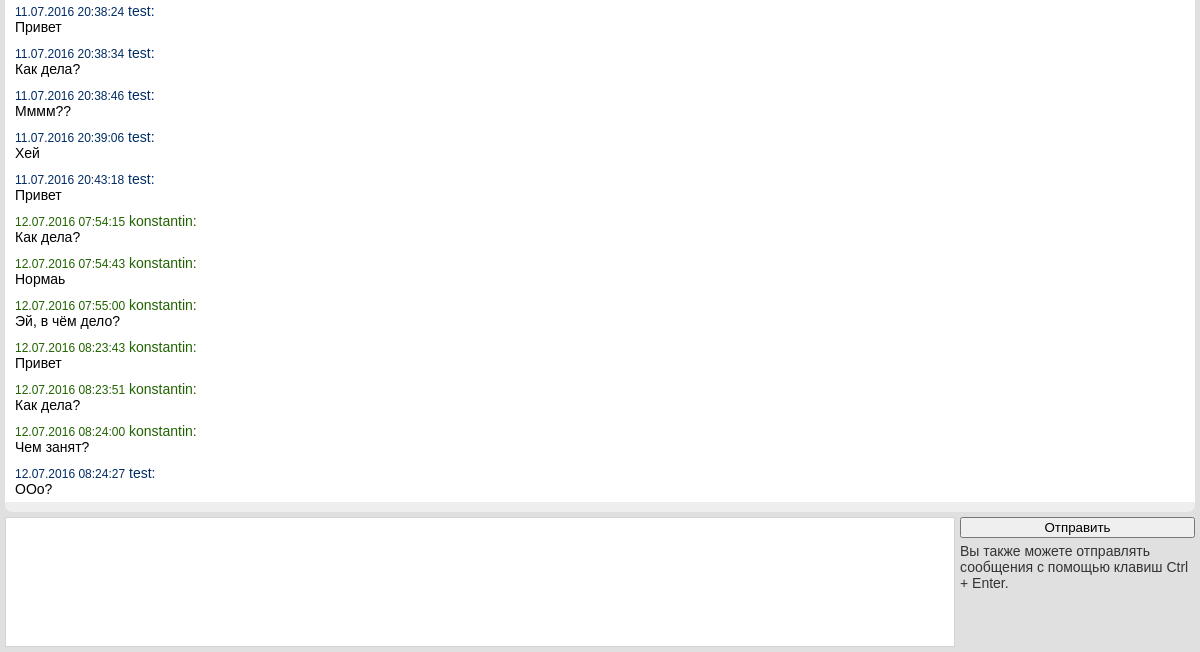
Page /dialogs/chat/4/ (signed in, lower part) on the earlier database version.
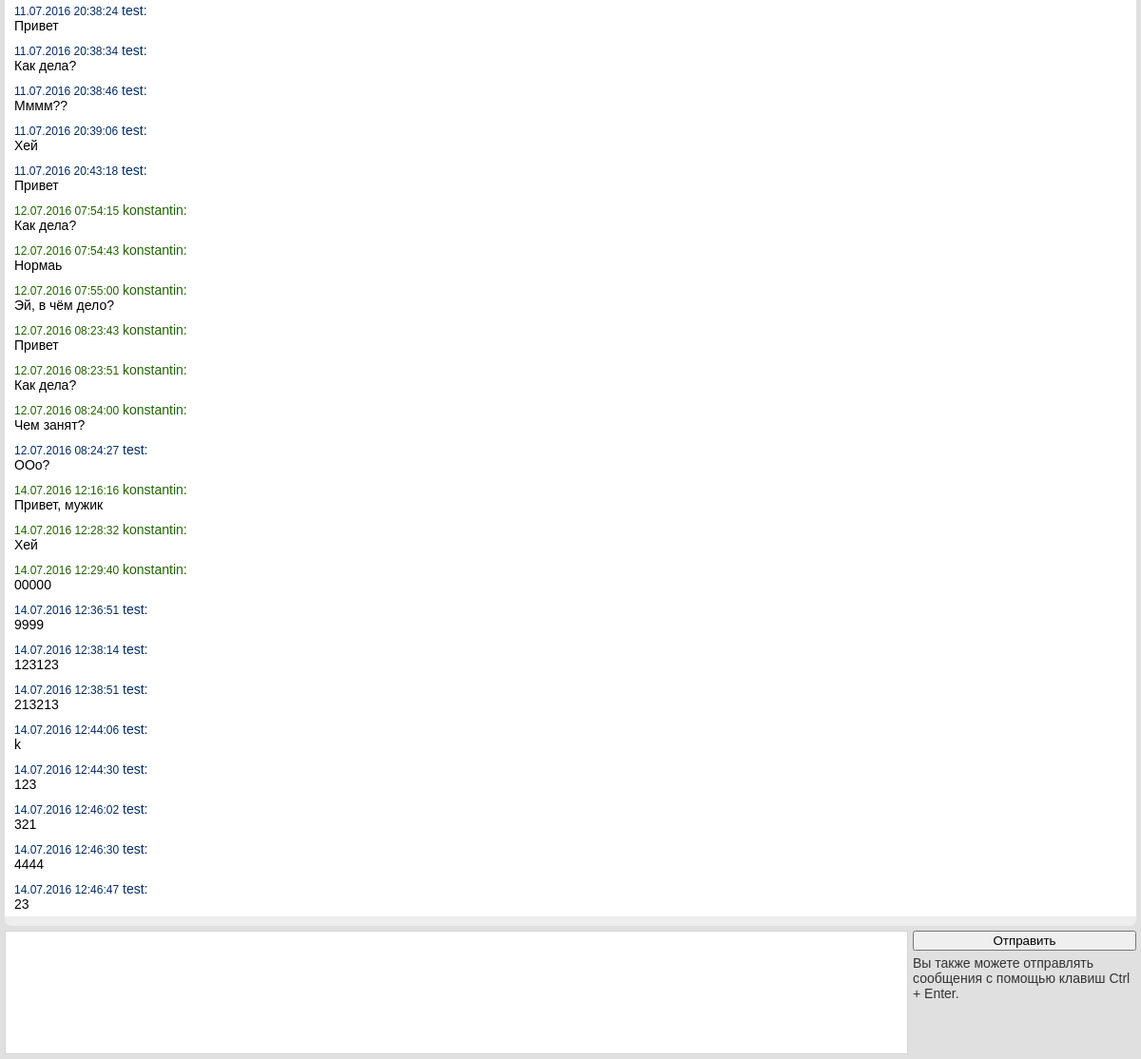
Same page on the later database version.
### dialogs/models.py (models this page shows)
class Message(models.Model):
    text = models.TextField()
    sender = models.ForeignKey(User)
    thread = models.ForeignKey(Thread)
    datetime = models.DateTimeField(auto_now_add=True, db_index=True)
    has_read = models.BooleanField(default=False)

### dialogs/views.py (the view)
# urls.py: url(r'^chat/(?P<thread_id>\d+)/$', views.chat_view, name='chat'),
@login_required
def chat_view(request, thread_id):
    thread = get_object_or_404(
        Thread,
        id=thread_id,
        participants__id=request.user.id
    )
    messages_info = get_messages_info(request.user.id, thread_id)
    messages = thread.message_set.order_by("-datetime")[:]
    tz = request.COOKIES.get("timezone")
    if tz:
        timezone.activate(pytz.timezone(tz))
    clear_users_thread_unread_messages(thread, request.user)
    return render(request, 'chat.html', {
        "thread": thread,
        "thread_messages": messages,
        "messages_total": messages_info['total'],
        "messages_sent": messages_info['sent'],
        "messages_received": messages_info['received'],
    })

### dialogs/models.py (called while the page is built)
    def get_name_for_current_user(self, user):
        if self.name:
            return self.name
        participant_list = self.get_participants_list_usernames()
        participant_list.remove(user.username)
        return ", ".join(participant_list)

### dialogs/templatetags/pluralize.py (called while the page is built)
@register.filter
def rupluralize(value, arg):
    args = arg.split(",")
    try:
        number = abs(int(value))
    except TypeError:
        number = 0
    a = number % 10
    b = number % 100
    if (a == 1) and (b != 11):
        return args[0]
    elif (a >= 2) and (a <= 4) and ((b < 10) or (b >= 20)):
        return args[1]
    else:
        return args[2]

### dialogs/templatetags/threads.py (called while the page is built)
@register.simple_tag(takes_context=True)
def dialog_name(context, thread):
    return thread.get_name_for_current_user(context['user'])

### dialogs/utils.py (called while the page is built)
def clear_users_thread_unread_messages(thread, user):
    r = redis.StrictRedis()
    r.hset(
        "thread_{}_messages".format(thread.id),
        "user_{}_unread_msg_count".format(user.username),
        0
    )

### dialogs/templates/chat.html (shortened to what this page needs)
{% extends "base.html" %}
{% load threads %}
{% block content %}
{% load pluralize %}
<div class="chat">
  <div class="conversation">
    <div class="mess-old">
      {% for message in thread_messages reversed %}
        {% include "includes/message.html" %}
      {% endfor %}
    </div>
  </div>
  <form class="message_form">
    <div class="compose">
      <textarea rows="1" cols="30" id="message_textarea"></textarea>
    </div>
    <div class="send">
      <button class="btn" type="button">Отправить</button>
      <p>Вы также можете отправлять сообщения с помощью клавиш Ctrl + Enter.</p>
    </div>
  </form>
</div>
{% endblock content %}

### dialogs/templates/includes/message.html
<div id="{{ message.id }}" class="message {% if not message.has_read %}not_read{% endif %}">
  <div class="author {% if message.sender == user %}we{% else %}partner{% endif %}">
    <span class="datetime">{{ message.datetime|date:"d.m.Y H:i:s" }}</span> {{ message.sender }}:
  </div>
  <p class="message">{{ message.text|linebreaksbr }}</p>
</div>

Differences in the rows shown:
added Message: datetime "14.07.2016 12:16:16", sender "konstantin", text "Привет, мужик"
added Message: datetime "14.07.2016 12:28:32", sender "konstantin", text "Хей"
added Message: datetime "14.07.2016 12:29:40", sender "konstantin", text "00000"
added Message: datetime "14.07.2016 12:36:51", sender "test", text "9999"
added Message: datetime "14.07.2016 12:38:14", sender "test", text "123123"
added Message: datetime "14.07.2016 12:38:51", sender "test", text "213213"
added Message: datetime "14.07.2016 12:44:06", sender "test", text "k"
added Message: datetime "14.07.2016 12:44:30", sender "test", text "123"
added Message: datetime "14.07.2016 12:46:02", sender "test", text "321"
added Message: datetime "14.07.2016 12:46:30", sender "test", text "4444"
added Message: datetime "14.07.2016 12:46:47", sender "test", text "23"
